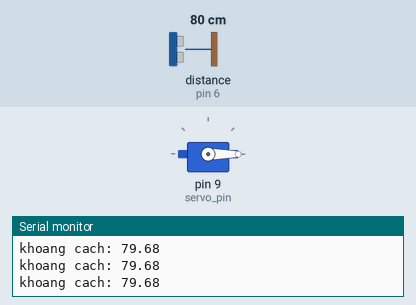
A sketch run on a simulated Arduino Uno, built with avr-gcc and run on an emulated ATmega328P. Shown: servo, the last lines printed to the serial monitor. Wiring (inferred from the names in the program): ultrasonic range finder: trigger pin 5; echo pin 6. The inputs (shaded band) are chosen by the test bench; at power-on: distance to the obstacle (sensor on pin 6) 80 cm. The echo pulse lasts 58.3 µs per cm.

Above: at 1.2 s.
1.3 s: distance to the obstacle (sensor on pin 6) set to 34 cm
2.8 s: distance to the obstacle (sensor on pin 6) set to 27 cm
At 3.8 s:
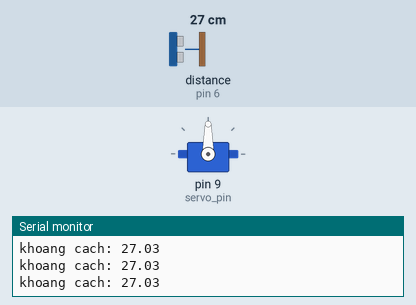
4.3 s: distance to the obstacle (sensor on pin 6) set to 32 cm
7.3 s: distance to the obstacle (sensor on pin 6) set to 38 cm
At 10.1 s:
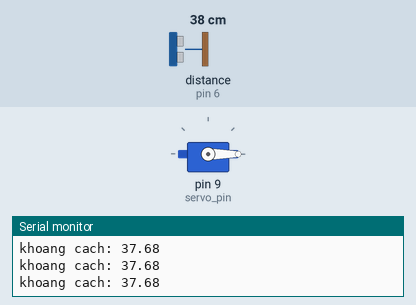
10.3 s: distance to the obstacle (sensor on pin 6) set to 2 cm
At 11.8 s:
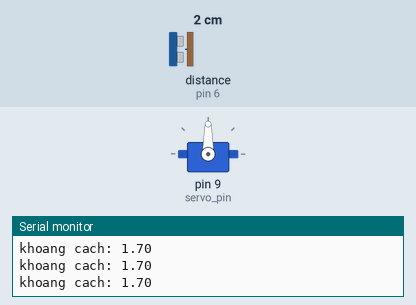
Timing chart, 0 to 12.8 s (numbered marks = the images above; inputs shaded):
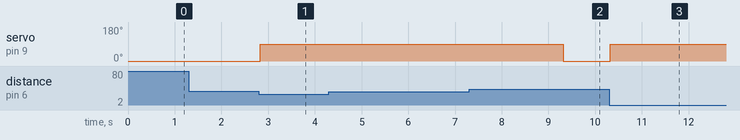

The sketch:

code_automatic_door.ino
```cpp
// C++ code
//
#include <Servo.h>

const int trig = 5;
const int echo = 6;
const int servo_pin = 9;
Servo my_servo;
unsigned long duration;
unsigned long open_time = 0;
float distance;
const float safe_open = 30;
const float safe_close = 35;
char value = 'c';
char old = 'c';
void setup()
{
  Serial.begin(9600);
  pinMode(trig, OUTPUT);
  pinMode(echo, INPUT);
  my_servo.attach(servo_pin);
  my_servo.write(0);
  digitalWrite(trig, LOW);
  delayMicroseconds(2);

}

void loop()
{
  digitalWrite(trig, HIGH);
  delayMicroseconds(10);
  digitalWrite(trig, LOW);
  duration = pulseIn(echo, HIGH,30000UL);
  distance = duration*0.0343/2;
  Serial.print("khoang cach: ");
  Serial.println(distance);
  if(distance == 0){
    Serial.println("Not receive value");
    delay(60);
    return;
  }

  if (old == 'c' ){
    if (distance<safe_open){
      value = 'o';}
    else{value = 'c';}

    }
  else{
    if(distance>safe_close){
      value = 'c';
    }
    else{value = 'o';}
  }

   if (value == 'o' ){
      my_servo.write(90);
      open_time = millis();
     old = 'o';
    }
    else if (value == 'c' && old == 'o' && millis() - open_time >=2000){
      my_servo.write(0);
    old = 'c';}
    delay(60);
  }
```

Measured:
- the behaviour switches between 31 and 30 cm on distance to the obstacle (sensor on pin 6) (found by bisection; images 0 and 1)
- the behaviour switches between 35 and 36 cm on distance to the obstacle (sensor on pin 6) (found by bisection; images 1 and 2)
- after the input at 2.8 s, servo on pin 9 (servo_pin): 0° → 90° at once
- after the input at 7.3 s, servo on pin 9 (servo_pin): 90° → 0° after 2.0 s
- after the input at 10.3 s, servo on pin 9 (servo_pin): 0° → 90° at once
